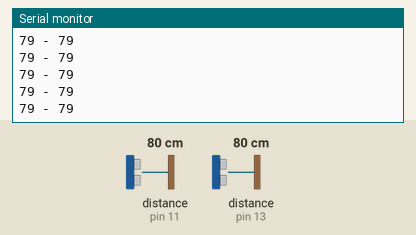
Simulated run of this sketch. Board: Arduino Uno, built with avr-gcc and run on an emulated ATmega328P. Shown: the last lines printed to the serial monitor. Wiring (inferred from the names in the program): 2 × ultrasonic range finder: trigger pin 10, echo pin 11 / trigger pin 12, echo pin 13. The inputs (shaded band) are chosen by the test bench; at power-on: distance to the obstacle (sensors on pin 13, pin 11) 80 cm. The echo pulse lasts 58.3 µs per cm.

Above: at 1.2 s.
1.3 s: distance to the obstacle (sensor on pin 13) set to 60 cm
At 2.4 s:
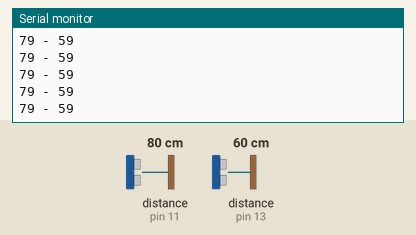
4.3 s: distance to the obstacle (sensor on pin 11) set to 2 cm
At 5.2 s:
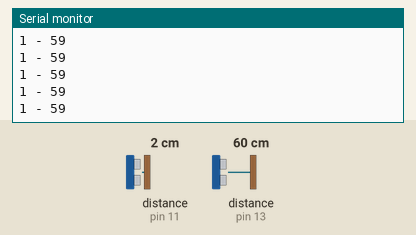
5.8 s: distance to the obstacle (sensor on pin 11) set to 4 cm
At 6.4 s:
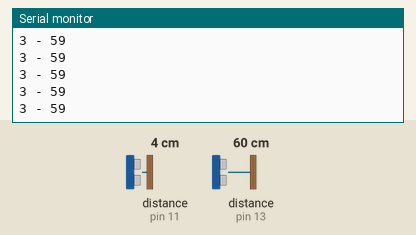
8.8 s: distance to the obstacle (sensor on pin 13) set to 2 cm
At 9.6 s:
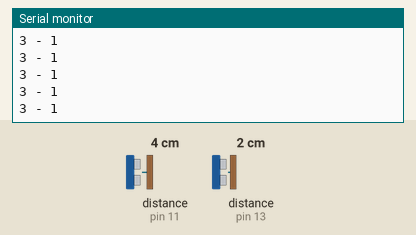
Timing chart, 0 to 11.3 s (numbered marks = the images above; inputs shaded):
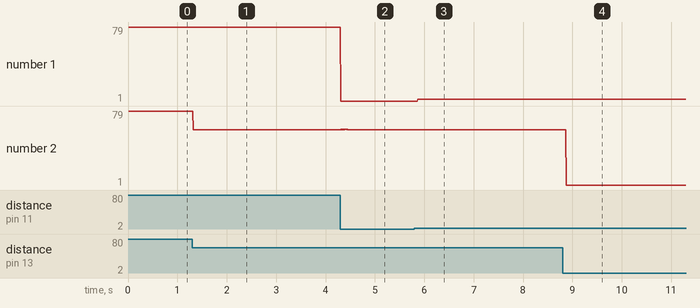

The sketch:

us_multi_attempt_2.ino
```cpp
#define trigPin1 12
#define echoPin1 13
#define trigPin2 10
#define echoPin2 11
//#define trigPin3 7
//#define echoPin3 8

long duration, distance, RightSensor,BackSensor,FrontSensor,LeftSensor;

void setup()
{
Serial.begin (9600);
pinMode(trigPin1, OUTPUT);
pinMode(echoPin1, INPUT);
pinMode(trigPin2, OUTPUT);
pinMode(echoPin2, INPUT);
//pinMode(trigPin3, OUTPUT);
//pinMode(echoPin3, INPUT);
}

void loop() {
SonarSensor(trigPin1, echoPin1);
RightSensor = distance;
SonarSensor(trigPin2, echoPin2);
LeftSensor = distance;
//SonarSensor(trigPin3, echoPin3);
//FrontSensor = distance;

Serial.print(LeftSensor);
Serial.print(" - ");
//Serial.print(FrontSensor);
//Serial.print(" - ");
Serial.println(RightSensor);
}

void SonarSensor(int trigPin,int echoPin)
{
digitalWrite(trigPin, LOW);
delayMicroseconds(2);
digitalWrite(trigPin, HIGH);
delayMicroseconds(10);
digitalWrite(trigPin, LOW);
duration = pulseIn(echoPin, HIGH);
distance = (duration/2) / 29.1;

}
```

Measured:
- after the input at 1.3 s, the serial monitor: prints a new line at once (image 1)
- after the input at 4.3 s, the serial monitor: prints a new line at once (image 2)
- after the input at 5.8 s, the serial monitor: prints a new line after 0.07 s (image 3)
- after the input at 8.8 s, the serial monitor: prints a new line after 0.07 s (image 4)
- plotted number 1: 79 → 1 after the input at 4.3 s, 1 → 3 after the input at 5.8 s
- plotted number 2: 79 → 59 after the input at 1.3 s
